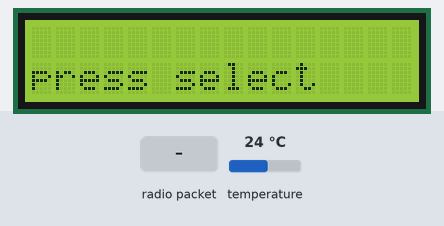
Bench run of a sketch on a simulated Arduino Uno, built with avr-gcc and run on an emulated ATmega328P. Shown: 16×2 character LCD. The test bench sets the inputs (shaded band); at power-on: temperature 24 °C. No radio packets arrive unless stated; what the sketch prints to the serial monitor is not drawn.

Above: at 1.2 s.
1.3 s: radio packet "1" arrives
At 3.5 s:
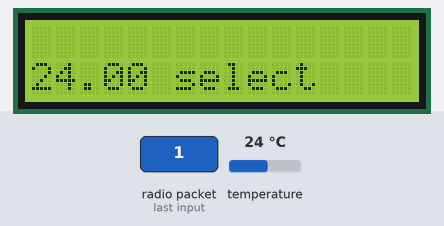
Timing chart, 0 to 5.0 s (numbered marks = the images above; inputs shaded):
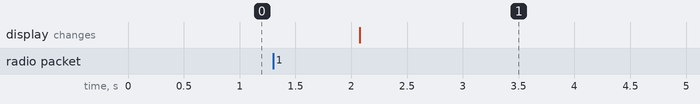

Measured:
- after the input at 1.3 s, the display: changes after 0.78 s (image 1)

The sketch:

arduino_rf_receiver.ino
```cpp
#include <VirtualWire.h>
#include <LiquidCrystal.h>
#include <OneWire.h>
#include <DallasTemperature.h>
#define ONE_WIRE_BUS 13

LiquidCrystal lcd(8, 9, 4, 5, 6, 7);
OneWire oneWire(ONE_WIRE_BUS);
DallasTemperature sensors(&oneWire);

int i;
void setup(){
// setup OW sensors
  sensors.begin();
// setup VirtualWire
  vw_set_rx_pin(3);
  vw_set_tx_pin(2);
  vw_set_ptt_pin(1);// without this not working with lcd shield
  vw_setup(2000);
  vw_rx_start();
//setup lcd
  lcd.begin(16, 2);
  lcd.setCursor(0, 1);
  lcd.print("press select");
//setup serial connection
  Serial.begin(9600);
}
void loop(void){
  String str;
  uint8_t buf[VW_MAX_MESSAGE_LEN];
  uint8_t buflen = VW_MAX_MESSAGE_LEN;
  //get RF serial message
  if( vw_get_message(buf, &buflen) )
  {
    lcd.setCursor(0, 0);
    for (i = 6; i < buflen; i++){
      //Serial.print(char(buf[i]));
      str += char(buf[i]);
    }
    if (i>=buflen){
      Serial.println("");
      Serial.println(str);
      lcd.print(str);
      sensors.requestTemperatures();
      lcd.setCursor(0, 1);
      int numberOfDevices = sensors.getDeviceCount();
      Serial.print("OWDevices:");
      Serial.println(numberOfDevices); // Why "byIndex"?
      int c = 0;
      for (c = 0; c < numberOfDevices; c++){
        String item = "OW";
        item +=c;
        item +=":";
        Serial.print(item);
        Serial.println(sensors.getTempCByIndex(c)); // Why "byIndex"?
        lcd.print(sensors.getTempCByIndex(c));
      }
      delay(10000);
    }
  }
}
```
